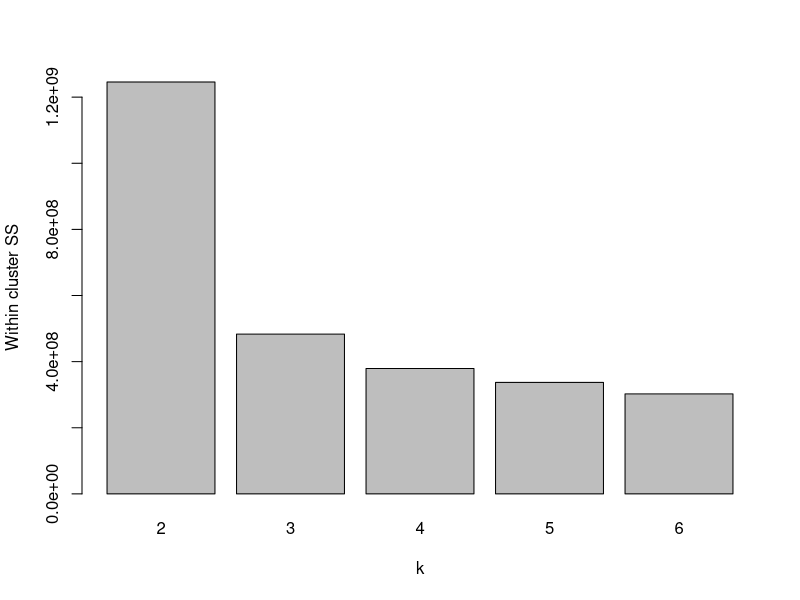
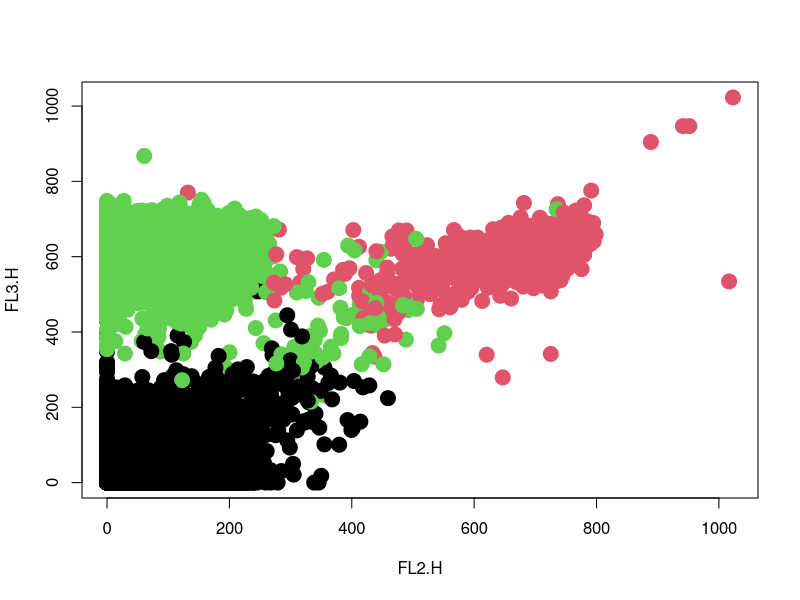
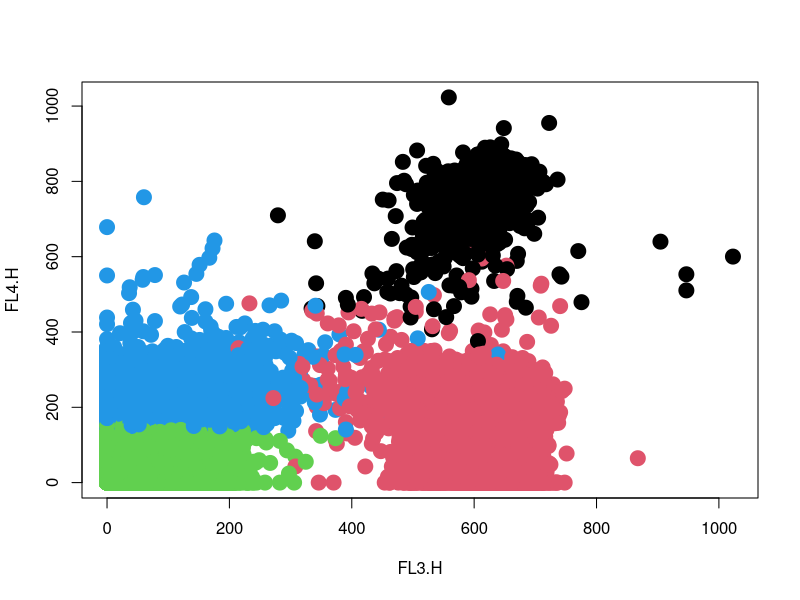

Generate these figures, in order, with R:
# k-means clustering with a test data

# Read data ----

data <- read.csv("facs.csv")

# Perform k-means clustering ----
# Use kmeans() function

# Set seed for random number generator
set.seed(1) 

# Compare clustering with different k ----

# Perform clustering different k in a for loop

k_clusters <- list()

for (k in 2:6){
  
  k_clusters[[k]] <- kmeans(data, k, nstart = 50)
  
}


# Collect Within cluster sum of squares for all clustering

wcss <- rep(0,5)

for (k in 2:6){
  wcss[k-1] <- k_clusters[[k]]$tot.withinss
}

# Create a barplot for WCSS

barplot(wcss, names = seq(2,6), xlab = "k", 
        ylab = " Within cluster SS")

# plot the result for selected k 
# Here we are using k = 3

plot(data$FL2.H,data$FL3.H,xlab = "FL2.H", ylab = "FL3.H", col = k_clusters[[3]]$cluster,pch = 20, cex = 3)

# plot the result for selected k 
# Here we are using k = 4

plot(data$FL3.H,data$FL4.H,xlab = "FL3.H", ylab = "FL4.H", col = k_clusters[[4]]$cluster,pch = 20, cex = 3)